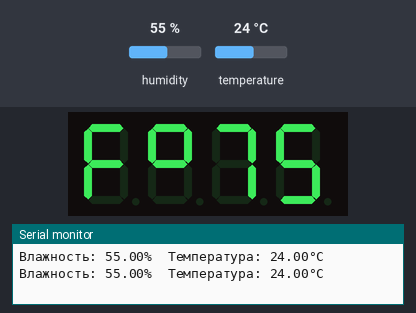
A sketch run on a simulated Arduino Mega 2560, built with avr-gcc and run on an emulated ATmega2560. On the bench: 4-digit seven-segment display, the last lines printed to the serial monitor. The test bench sets the inputs (shaded band); at power-on: temperature 24 °C, humidity 55 %.

Above: at 4.8 s.
4.9 s: temperature set to 41 °C
At 8.5 s:
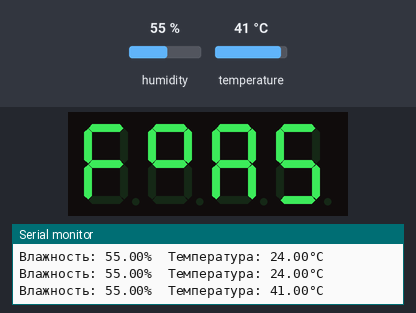
14.3 s: humidity set to 22 %
At 19.4 s:
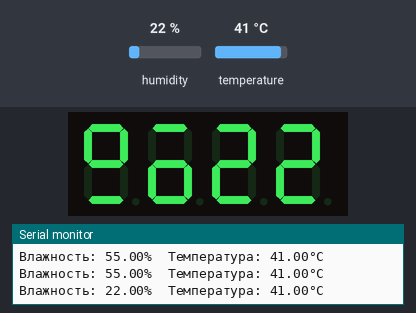
21.8 s: humidity set to 40 %
At 26.8 s:
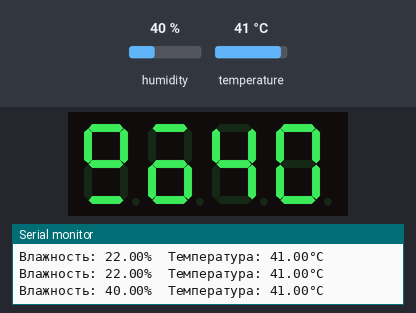
30.0 s: temperature set to 12 °C
At 33.1 s:
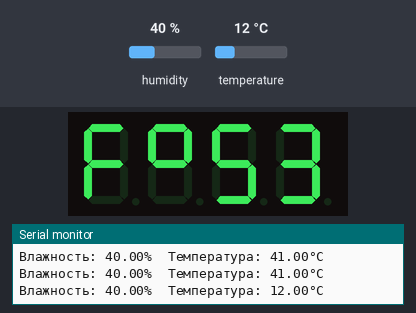
Timing chart, 0 to 34.6 s (numbered marks = the images above; inputs shaded):
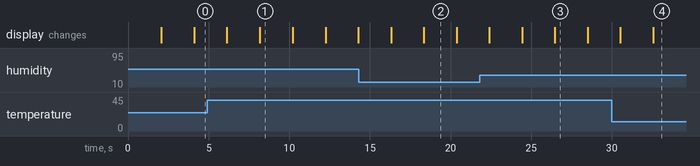

The sketch:

lr2.ino
```cpp
#include <Arduino.h>
#include "TM1637Display.h"
#include "DHT.h"

// Пины подключения для дисплея и датчика
#define CLK 50  // Пин для CLK TM1637
#define DIO 52  // Пин для DIO TM1637
#define DHTPIN 48 // Пин для датчика DHT11
#define DHTTYPE DHT11 // Тип датчика DHT11

// Пауза между переключениями данных на дисплее
#define DISPLAY_DELAY 2000

// Инициализация дисплея и датчика
TM1637Display display(CLK, DIO);
DHT dht(DHTPIN, DHTTYPE);

// Кодировка сегментов для влажности и температуры
const uint8_t HUMIDITY_SEG0 = SEG_A | SEG_F | SEG_B | SEG_G | SEG_D; // AFBGD
const uint8_t HUMIDITY_SEG1 = SEG_A | SEG_E | SEG_G | SEG_C | SEG_D; // AEGCD

const uint8_t TEMPERATURE_SEG0 = SEG_F | SEG_A | SEG_G | SEG_E;      // FAGE
const uint8_t TEMPERATURE_SEG1 = SEG_A | SEG_F | SEG_B | SEG_G;      // AFBG

void setup() {
    Serial.begin(9600); // Инициализация серийного порта для отладки
    display.setBrightness(0x0f); // Максимальная яркость дисплея
    dht.begin(); // Инициализация датчика DHT11
}

void loop() {
    // Чтение влажности и температуры
    float humidity = dht.readHumidity();
    float temperatureC = dht.readTemperature(); // Температура в Цельсиях
    float temperatureF = temperatureC * 9.0 / 5.0 + 32.0; // Перевод температуры в Фаренгейты

    // Проверка на ошибки при чтении с датчика
    if (isnan(humidity) || isnan(temperatureC)) {
        Serial.println("Не удалось считать данные с датчика DHT11");
        display.showNumberDec(9999, false);  // Если ошибка, выводим 9999 на дисплей
    } else {
        // Вывод данных в консоль
        Serial.print("Влажность: ");
        Serial.print(humidity);
        Serial.print("%\t");
        Serial.print("Температура: ");
        Serial.print(temperatureC);
        Serial.println("°C");

        // Отображение температуры на дисплее
        uint8_t tempSegments[] = {TEMPERATURE_SEG0, TEMPERATURE_SEG1, display.encodeDigit((int)temperatureF / 10), display.encodeDigit((int)temperatureF % 10)};
        display.setSegments(tempSegments); // Выводим температуру
        delay(DISPLAY_DELAY);  // Пауза между выводом

        // Отображение влажности на дисплее
        uint8_t humSegments[] = {HUMIDITY_SEG0, HUMIDITY_SEG1, display.encodeDigit((int)humidity / 10), display.encodeDigit((int)humidity % 10)};
        display.setSegments(humSegments); // Выводим влажность
        delay(DISPLAY_DELAY); // Пауза перед следующим циклом
    }
}
```

Measured:
- after the input at 4.9 s, the display: first differs from a run without the input after 3.3 s (image 1)
- after the input at 14.3 s, the display: first differs from a run without the input after 4.0 s (image 2)
- after the input at 21.8 s, the display: first differs from a run without the input after 4.7 s (image 3)
- after the input at 30.0 s, the display: first differs from a run without the input after 2.6 s (image 4)
- what the display in image 1 shows lasts 2.0 s, from 8.2 s to 10.2 s
